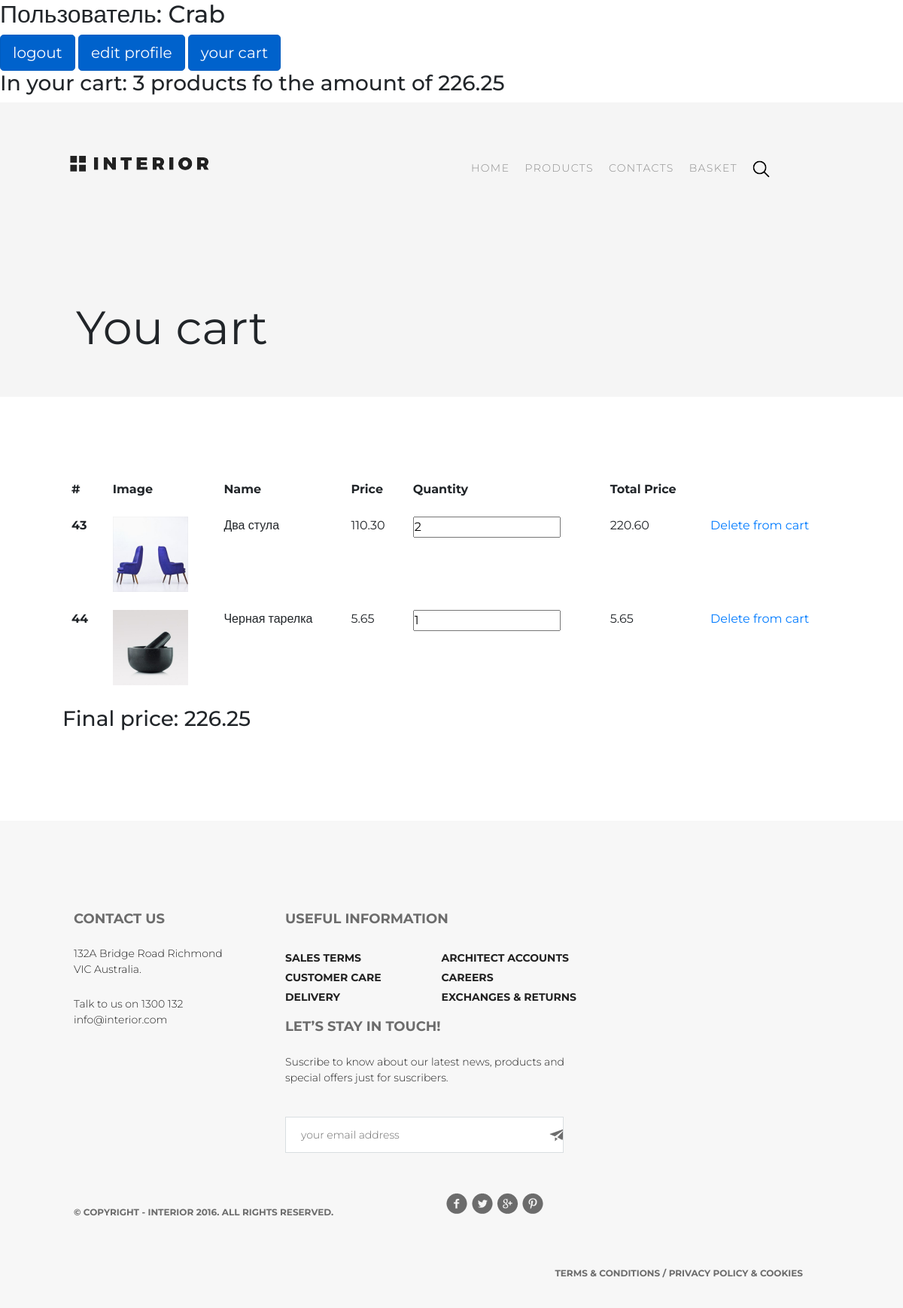
The app's page /basket/ (signed in) with its own data.
### authapp/models.py (models this page shows, shortened)
class ShopUser(AbstractUser):
    class Meta:
        verbose_name = 'пользователь'
        verbose_name_plural = 'пользователи'
    avatar = models.ImageField(upload_to='users_avatars', blank=True)
    age = models.PositiveIntegerField(verbose_name='возраст')

### basketapp/models.py (models this page shows, shortened)
class Basket(models.Model):
    user = models.ForeignKey(settings.AUTH_USER_MODEL, on_delete=models.CASCADE, related_name='basket')
    product = models.ForeignKey(Product, on_delete=models.CASCADE)
    quantity = models.PositiveIntegerField(verbose_name='количество', default=0)
    add_datetime = models.DateTimeField(verbose_name='время', auto_now_add=True)
    def get_cost(self):
        return self.quantity * self.product.price
    cost = property(get_cost)

### mainapp/models.py (models this page shows, shortened)
class Product(models.Model):
    class Meta:
        verbose_name = 'Продукт'
        verbose_name_plural = 'Продукты'
    category = models.ForeignKey(ProductCategory, on_delete=models.CASCADE)
    name = models.CharField(verbose_name='имя продукта', max_length=128)
    image = models.ImageField(upload_to='products_images', blank=True)
    short_desc = models.CharField(verbose_name='краткое описание продукта', max_length=60, blank=True)
    description = models.TextField(verbose_name='описание продукта', blank=True)
    price = models.DecimalField(verbose_name='цена', max_digits=8, decimal_places=2, default=0)
    quantity = models.PositiveIntegerField(verbose_name='в наличии', default=0)
    is_hot = models.BooleanField(verbose_name='горячее предложение', default=False)

### basketapp/views.py (the view)
# urls.py: path('', basketapp.basket, name='view'),
@login_required
def basket(request):
    basket = []
    if request.user.is_authenticated:
        basket = Basket.objects.filter(user=request.user)
        content = {
            'basket': basket,
        }
        return render(request, 'basketapp/basket.html', content)
    else:
        return HttpResponseRedirect(reverse('main'))

### mainapp/templatetags/custom_tags.py (called while the page is built)
@register.filter
def basket_total_quantity(user):
    if user.is_anonymous:
        return 0
    else:
        basket = user.basket.all()
        total_quantity = sum(list(map(lambda basket_slot: basket_slot.quantity, basket)))
        return total_quantity

@register.filter
def basket_total_cost(user):
    if user.is_anonymous:
        return 0
    else:
        basket = user.basket.all()
        total_cost = sum(list(map(lambda basket_slot: basket_slot.cost, basket)))
        return total_cost

### basketapp/templates/basketapp/basket.html (shortened to what this page needs)
{% extends 'mainapp/base.html' %}
{% load staticfiles %}
{% load custom_tags %}
{% block css %}
    {{ block.super}}
    <link rel="stylesheet" type="text/css" href="{% static '/css/style_deals.css' %}">
    <link rel="stylesheet" type="text/css" href="{% static '/css/style_contacts.css' %}">
{% endblock %}
{% block header %}
    {{block.super}}
    <h1>You cart</h1>
{% endblock %}
{% block content %}
    <table class="table table-borderless">
      <thead>
        <tr>
          <th scope="col">#</th>
          <th scope="col">Image</th>
          <th scope="col">Name</th>
          <th scope="col">Price</th>
          <th scope="col">Quantity</th>
          <th scope="col">Total  Price</th>
          <th></th>
        </tr>
      </thead>
      <tbody>
       {% for prod in basket %}
        <tr>
          <th scope="row">{{ prod.id }}</th>
          <td><img src="../media/{{ prod.product.image }}" alt="Картинка не прогрузилась"></td>
          <td>{{ prod.product.name }}</td>
          <td>{{ prod.product.price }}</td>
          <td>
              <div class="basket_list">
                  <input type="number" min="0"
                         name="{{ prod.pk }}"
                         value="{{ prod.quantity }}"
                         title="">
              </div>
          </td>
          <td>{{ prod.cost }}</td>
          <td><a href="{% url 'basket:remove' prod.pk %}">Delete from cart</a> </td>
        </tr>
       {% endfor %}
      </tbody>
    </table>
    <h3>Final price: {{ request.user|basket_total_cost }}</h3>
{% endblock %}

### mainapp/templates/mainapp/base.html (shortened to what this page needs)
<!DOCTYPE html>
{% load staticfiles %}
{% load custom_tags %}
<html lang="en">
<head>
    {% block css %}
        <link rel="stylesheet" href="{% static '/css/bootstrap.min.css' %}">
        <link rel="stylesheet" type="text/css" href="{% static '/css/style.css' %}">
    {% endblock %}
</head>
<body>
    <div class="conteiner">
        <div class="user">
            {% if request.user.is_authenticated %}
                <h2>Пользователь: {{ request.user.username|title }}</h2>
                <a href="{% url 'auth:logout' %}" class="btn btn-primary btn-lg active" role="button" aria-pressed="true">logout</a>
                <a href="{% url 'auth:edit' request.user.id %}" class="btn btn-primary btn-lg active" role="button" aria-pressed="true">edit profile</a>
                <a href="{% url 'basket:view' %}" class="btn btn-primary btn-lg active" role="button" aria-pressed="true">your cart</a>
                <h3> In your cart: {{ request.user|basket_total_quantity }} products fo the amount of {{ request.user|basket_total_cost }}</h3>
            {% else %}
                <h2>Пользователь не авторизован</h2>
                <a href="{% url 'auth:login' %}" class="btn btn-primary btn-lg active" role="button" aria-pressed="true">login</a>
                <a href="{% url 'auth:register' %}" class="btn btn-primary btn-lg active" role="button" aria-pressed="true">create user</a>
            {% endif %}
        </div>
        <div class="header">
            {% block header %}
                <a href="{% url 'main' %}">
                    <img class="logo" src="{% static '/img/logo.png' %}" alt="Картинка не прогрузилась">
                </a>
                {% include 'mainapp/includes/inc_menu.html' %}
            {% endblock %}
        </div>
        <div class="content">
            {% block content %}
            {% endblock %}
        </div>
        <div class="footer">
            {% block footer %}
                <div class="contact">
                    <h2>Contact Us</h2>
                    <p>132A Bridge Road Richmond VIC
                        Australia.
                    </p>
                    <p>Talk to us on 1300 132
                        info@interior.com</p>
                </div>
                <div class="useful">
                    <h2>Useful Information</h2>
                    <ul>
                        <li><a href="{% url 'main' %}">Sales terms</a></li>
                        <li><a href="{% url 'main' %}">Customer care</a></li>
                        <li><a href="{% url 'main' %}">Delivery</a></li>
                    </ul>
                    <ul>
                        <li><a href="{% url 'main' %}">Architect accounts</a></li>
                        <li><a href="{% url 'main' %}">Careers</a></li>
                        <li><a href="{% url 'main' %}">Exchanges & returns</a></li>
                    </ul>
                </div>
                <div class="lets_stay">
                    <h2>Let’s Stay in Touch!</h2>
                    <p>Suscribe to know about our latest news, products and special offers just for suscribers.</p>
                    <input class="form" type="text" value="your email address">
                </div>
                <div class="copyright">
                    <p>© Copyright - INTERIOR 2016. All Rights Reserved.</p>
                </div>
                <div class="social"><img src="{% static '/img/social-links.png' %}" alt="Картинка не прогрузилась"></div>
                <div class="terms"><a href="{% url 'main' %}">Terms & Conditions / Privacy policy & Cookies</a></div>
            {% endblock %}
        </div>
    </div>
</body></html>

### static/css/style.css (style rules this page uses)
body { font-family: 'Montserrat', sans-serif; max-width: 1366px; min-width: 800px; margin: 0 auto; }
html, body { height: 100%; }
* { padding: 0; margin: 0; }
a { text-decoration: none; }
li { list-style-type: none; }
.conteiner { min-height: 100%; }
.header { height: 800px; background-image: url(../img/slider-img.jpg); position: relative; min-width: 800px; }
.logo { width: 185px; height: 22px; margin: 70px 0 0 93px; }
.footer { padding: 120px 105px 35px 98px; float: left; background-color: #f7f7f7; }
.contact { float: left; width: 221px; margin-right: 60px; }
.useful { float: left; width: 482px; }
.lets_stay { float: left; width: 400px; }
.footer h2 { color: #6c6c6c; font-size: 18px; font-weight: 700; text-transform: uppercase; }
.footer p { color: #212121; font-size: 14px; font-weight: 300; margin-top: 25px; }
.footer .form { width: 370px; height: 48px; border: 1px solid #d9dee1; background-color: #ffffff; margin-top: 25px; color: #6c6c6c; font-size: 14px; font-weight: 300; padding-left: 20px; background-image: url(../img/fly.png); background-repeat: no-repeat; background-position: 350px 15px; }
.footer ul { margin-right: 80px; float: left; margin-top: 20px; }
.footer ul a { color: #212121; font-size: 14px; font-weight: 700; line-height: 26px; text-transform: uppercase; }
.copyright { float: left; }
.copyright p { float: left; color: #6c6c6c; font-size: 12px; font-weight: 700; text-transform: uppercase; margin-top: 70px; margin-right: 150px; }
.social { float: left; margin-top: 53px; margin-right: 140px; }
.terms { margin-top: 66px; float: right; margin-right: 28px; }
.terms a { color: #6c6c6c; font-size: 12px; font-weight: 700; text-transform: uppercase; }
a.active { color: red; }
.table img { width: 100px; height: 100px; }

### static/css/style_deals.css (style rules this page uses)
.header { background-image: none; height: unset; margin-bottom: 40px; }

### static/css/style_contacts.css (style rules this page uses)
.header { background-color: #f5f5f5; background-image: none; height: unset; padding-bottom: 56px; }
.header h1 { font-size: 62px; font-weight: 400; line-height: 72px; margin: 171px 0 0 101px; }
.content { padding: 59px 83px 110px; }

### records on screen
ShopUser: user.username "Crab", user|basket_total_quantity "3", user|basket_total_cost "226.25"
Basket: id "43", shows a picture, product.name "Два стула", product.price "110.30", quantity "2", cost "220.60"
Basket: id "44", product.image (picture), product.name "Черная тарелка", product.price "5.65", quantity "1", cost "5.65"
